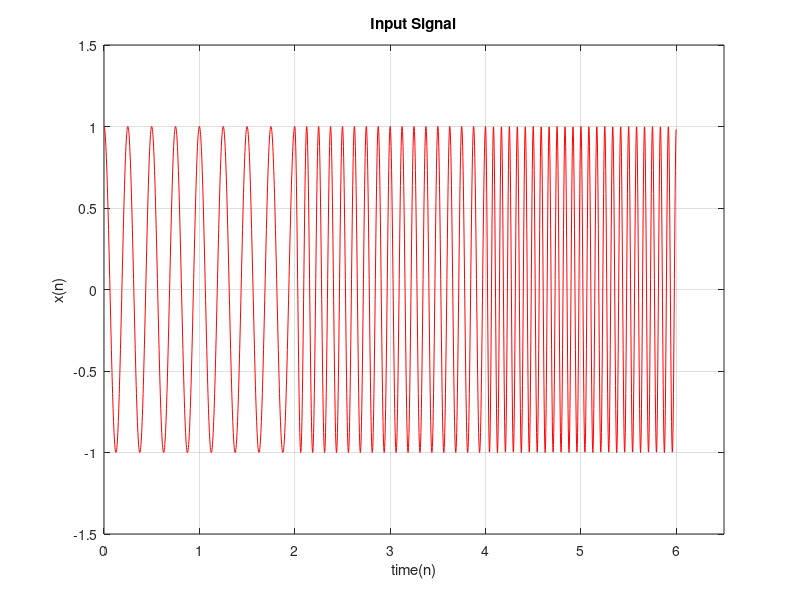

MATLAB code for this plot: (Note: this script raises an error after producing the figure.)
% Exp 3 _ 2
% Teacher : Dr. Abidi
% Author: [SeyedAli] - [SeyedHosseini]
% E-mail: [alishosseini79@aut.ac.ir] 
%Student-Number : [9723042]
% University: Amirkabir University of Technology
%%
clc;
close all;
clear;
%% part 3_2)a
%% Initialization
f1 = 4;
f2 = 8;
f3 = 12;
fs = 400; %sampling Frequency
t1 = 0 : 1/fs : 2 - 1/fs ; %time1
t2 = 2 : 1/fs : 4 - 1/fs ; %time2
t3 = 4 : 1/fs : 6 - 1/fs ; %time3
f0 = 8;
delta_f = 4;
w0 = 2*pi*f0 / fs;
delta_w = 2*pi*delta_f/fs ;
beta = tan(delta_w/2);
%% Input
x1 = cos(2*pi*f1*t1);
x2 = cos(2*pi*f2*t2);
x3 = cos(2*pi*f3*t3);
n = 1:6*fs ;%sample
N = numel(n);
xx = zeros(1,N);
tt =(n-1)/fs; %time
n1 = 1:2*fs;
n2 = 2*fs + 1 : 4*fs;
n3 = 4*fs + 1 : 6*fs;
% n4 = 3*fs + 1 : 5*fs;
xx(n1) = cos(2*pi*f1*(n1 - 1)/fs) ;
xx(n2) = cos(2*pi*f2*(n2 - 1)/fs) ;
xx(n3) = cos(2*pi*f3*(n3 - 1)/fs) ;
% xx(n4) = xx(n4) + 2*sin(2*pi*f1*(n4 -1)/fs);
%%
figure(1);
plot(tt,xx,"r");
grid on;
xlabel('time(n)'); 
ylabel('x(n)'); 
title('Input Signal');
axis([0 6.5 -1.5 1.5])
%% Filter with delta_f = 4 Hz
clc;
b1 = -2*cos(w0);
b2 = 1;
num = [1 b1 b2];
a1 = -2*cos(w0);
a2 = 1-beta;
den = [1+beta a1 a2];
Gp = tf (num , den);
GpssObs = canon(Gp,'companion') %Canonical Presentation
GpssObsA = GpssObs.A
GpssObsB = GpssObs.B
GpssObsC = GpssObs.C
GpssObsD = GpssObs.D

%% Frequency Responce
figure(2)
freqz(num,den,1024,'whole')
title('Filter Frequnecy Responce')
%% 
w = 0 :0.001: 2*pi;
h = freqz(num,den,w);
figure()
plot(w*fs/(2*pi) ,abs(h),"k")
grid on;

%% Buffer with Delay
clc;
N = 300;
y = zeros(1,N);
a1 = 2*cos(w0)/(1+beta);
a2=(1-beta)/(1+beta);
b1 = (-2*cos(w0))/(1+beta) ;
b2 = 1/(1+beta) ;
for i = 1:N
    if (i ==1)
        y(i) = (1/(1+beta))*xx(i) ;
        w1 = y(1) ;
        m1 = xx(1);
    elseif(i ==2)
        y(i) = -a1*w1 + (1/(1+beta))*xx(i) + b1*m1 ;
        w2 = w1;
        w1 = y(2) ;
        m2 = m1;
        m1 = xx(2);
    else
        y(i) = -a1*w1 -a2*w2 + (1/(1+beta))*xx(i) + b1*m1 + b2*m2 ;
        w2 = w1;
        w1 = y(i);
        m2 = m1;
        m1 = xx(i);
    end
end  
%% Plotting
figure(3);
ty = linspace(0,6,length(y));
plot(ty,y ,'k');
grid on;
xlabel('time(n)'); 
ylabel('y(n)'); 
title('Filtered with H1(z) Signal');

%% 3-2)b
clc;
figure(4)
step(Gp,"b")
grid on;
xlabel('time(n)'); 
ylabel('h(n)'); 

%% 3-2)c
y1 = filter(num,den,xx);
figure(5)
ttt = linspace(0,6,length(y1));
plot(ttt,y1,"k");
xlabel('time(n)'); 
grid on;
ylabel('y(n)'); 
title('x(n) filtered by H1(z)');